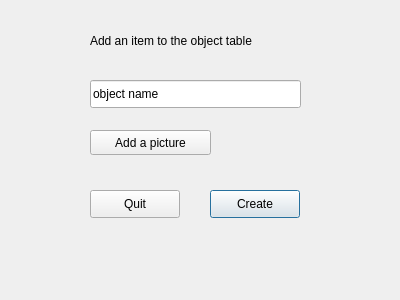
<?xml version="1.0" encoding="UTF-8"?>
<ui version="4.0">
 <class>db_ui</class>
 <widget class="QDialog" name="db_ui">
  <property name="geometry">
   <rect>
    <x>0</x>
    <y>0</y>
    <width>400</width>
    <height>300</height>
   </rect>
  </property>
  <property name="windowTitle">
   <string>Add an object</string>
  </property>
  <widget class="QLabel" name="label">
   <property name="geometry">
    <rect>
     <x>90</x>
     <y>30</y>
     <width>231</width>
     <height>21</height>
    </rect>
   </property>
   <property name="text">
    <string>Add an item to the object table</string>
   </property>
  </widget>
  <widget class="QPushButton" name="add_line">
   <property name="geometry">
    <rect>
     <x>210</x>
     <y>190</y>
     <width>90</width>
     <height>28</height>
    </rect>
   </property>
   <property name="text">
    <string>Create</string>
   </property>
  </widget>
  <widget class="QLineEdit" name="object_name">
   <property name="geometry">
    <rect>
     <x>90</x>
     <y>80</y>
     <width>211</width>
     <height>28</height>
    </rect>
   </property>
   <property name="text">
    <string>object name</string>
   </property>
   <property name="frame">
    <bool>true</bool>
   </property>
   <property name="readOnly">
    <bool>false</bool>
   </property>
  </widget>
  <widget class="QPushButton" name="add_image_btn">
   <property name="geometry">
    <rect>
     <x>90</x>
     <y>130</y>
     <width>121</width>
     <height>25</height>
    </rect>
   </property>
   <property name="autoFillBackground">
    <bool>false</bool>
   </property>
   <property name="text">
    <string>Add a picture</string>
   </property>
  </widget>
  <widget class="QPushButton" name="quit_btn">
   <property name="geometry">
    <rect>
     <x>90</x>
     <y>190</y>
     <width>90</width>
     <height>28</height>
    </rect>
   </property>
   <property name="text">
    <string>Quit</string>
   </property>
  </widget>
 </widget>
 <resources/>
 <connections/>
</ui>
